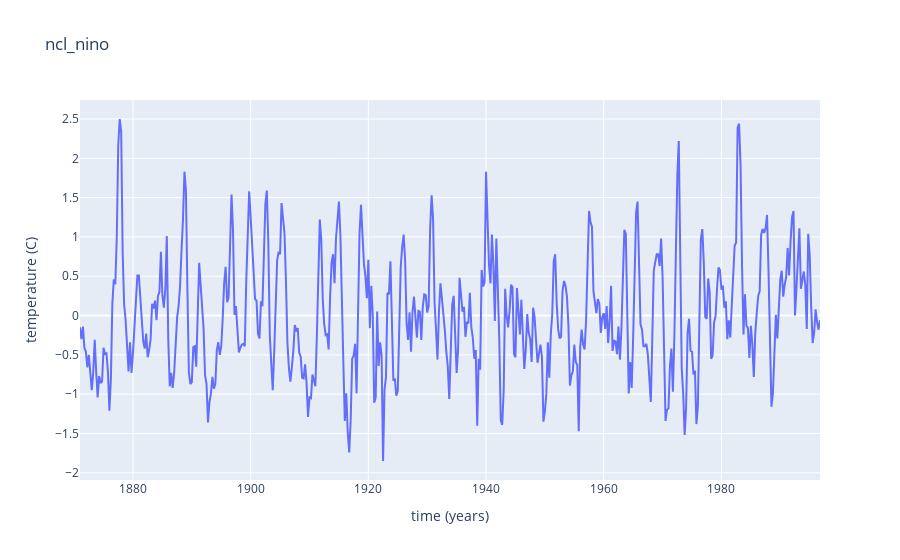

Source (notebook cell):
### Markdown cell above
# Compare NCL to PyWavelets Output

### Code cell
# Compare Output Coefficients
ncl_data = np.genfromtxt("data/ncl_csv.csv", skip_header=1, delimiter=',')
ncl_data = ncl_data[:,1]
time_range = (np.arange(0, len(ncl_data)) * dt) + time_0 # from 1871.00 to 1996.75
ncl_df = pd.DataFrame({'time (years)': time_range, 'temperature (C)': ncl_data})
ncl_df.head()
print(f"NCL dataframe is the same as the data from paos = {np.all(ncl_df == sst_df)}")
fig = px.line(data_frame=ncl_df, x="time (years)", y="temperature (C)",
              title="ncl_nino")
fig.show()

### Figure 1 — Plotly figure (JSON) as saved in the notebook; plotly's stock layout.template omitted (floating-point values rounded to 4 significant figures; data arrays with more than 128 entries replaced by an {"elided": "..."} marker saying what was removed)
{"data": [{"hovertemplate": "time (years)=%{x}<br>temperature (C)=%{y}<extra></extra>", "legendgroup": "", "line": {"color": "#636efa", "dash": "solid"}, "marker": {"symbol": "circle"}, "mode": "lines", "name": "", "orientation": "v", "showlegend": false, "type": "scatter", "x": {"elided": "504 float values"}, "xaxis": "x", "y": {"elided": "504 float values"}, "yaxis": "y"}], "layout": {"autosize": true, "legend": {"tracegroupgap": 0}, "title": {"text": "ncl_nino"}, "xaxis": {"anchor": "y", "autorange": true, "domain": [0, 1], "range": [1871, 1997.0], "title": {"text": "time (years)"}, "type": "linear"}, "yaxis": {"anchor": "x", "autorange": true, "domain": [0, 1], "range": [-2.092, 2.742], "title": {"text": "temperature (C)"}, "type": "linear"}}}
